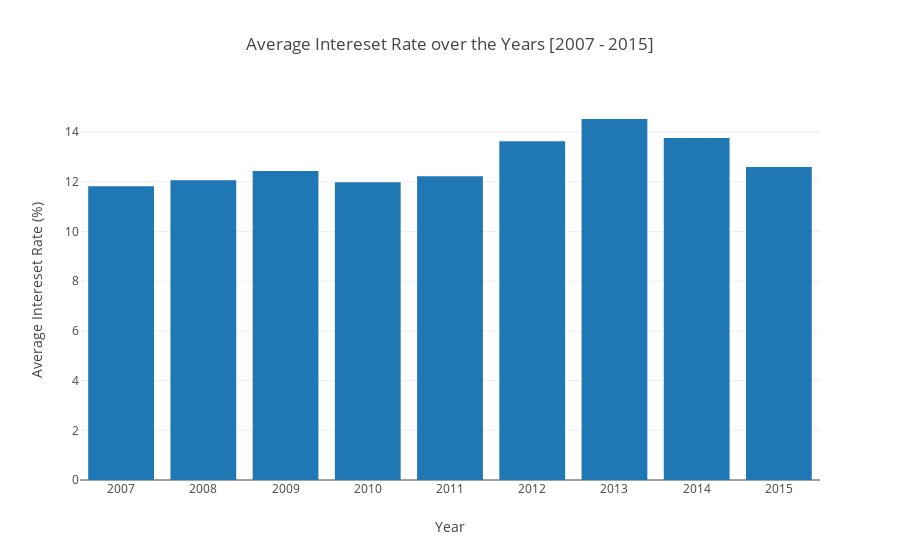

The notebook cell saved with this chart:
### Markdown cell above
# Finding 1
<a id="finding1"></a>
The pie chart above shows how risky is to invest in Lending Club in general.<br>
An investor may expect a loss of around 5\% for his/her investment in average.<br>
Moreover, the bar chart on the right hand side shows the loan amount distribution over the years.<br>
This bar chart reveals an increase in lost and risky loans in 2013 and 2014 as compared to other years in the chart.<br>

__Question:__ Someone may wonder if the higher risk in 2013 and 2014 was compensated by an intereset rate increase to incentivize investors.<br>
 
__Answer:__ The bar chart created one cell below shows the highest interest rates took place in 2013 and 2014 with average intereset rates of 14.53% and 13.77%, respectively. This means that investors are incentivized by higher interest rates as a response of a higher risk in 2013 and 2014.

### Code cell
int_rate_df_grouped_by_year = loan_df.groupby("year").agg({'int_rate':np.mean}, axis = 1).reset_index()

layout = go.Layout(
    yaxis=dict(
        title='Average Intereset Rate (%)'
    ),
    xaxis=dict(
        title='Year'
    ),
    title = 'Average Intereset Rate over the Years [2007 - 2015]'
)

data = [go.Bar(
            x=int_rate_df_grouped_by_year['year'],
            y=int_rate_df_grouped_by_year['int_rate']
    )]


fig = go.Figure(data=data, layout=layout)

py.iplot(fig, filename='basic-bar')

### Figure 1 — Plotly figure (JSON) as saved in the notebook; plotly's stock layout.template omitted (floating-point values rounded to 4 significant figures)
{"data": [{"type": "bar", "uid": "b33e5a46-add7-4eb6-9341-3d7969dacdfc", "x": [2007, 2008, 2009, 2010, 2011, 2012, 2013, 2014, 2015], "y": [11.83, 12.06, 12.44, 11.99, 12.22, 13.64, 14.53, 13.77, 12.6]}], "layout": {"title": {"text": "Average Intereset Rate over the Years [2007 - 2015]"}, "xaxis": {"title": {"text": "Year"}}, "yaxis": {"title": {"text": "Average Intereset Rate (%)"}}}}
